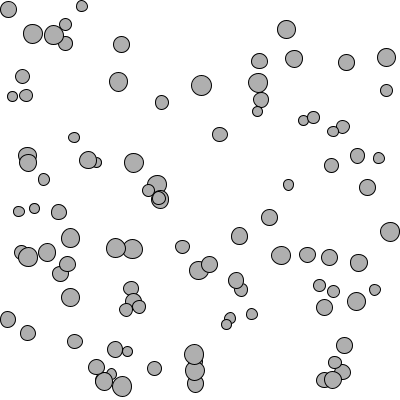
Frame 1 (no input)
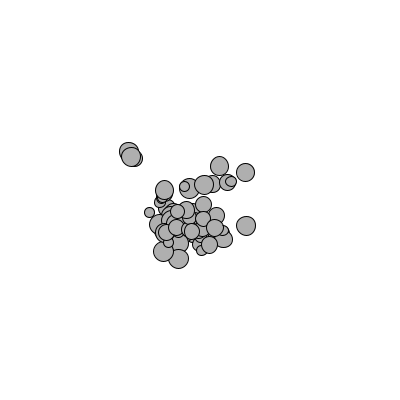
Frame 60 (the mouse pressed at the canvas centre just before this capture)
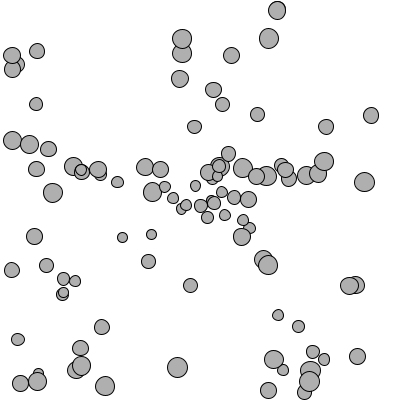
Frame 120 (the mouse held since frame 60 and released just before this capture)

The Processing sketch that drew these frames (run headless with seeded random() and noise(); from frame 60 on, the mouse is pressed at the canvas centre):

// Processing sketch: C2_4_motion_attraction
// ── C2_4_motion_attraction.pde
Mover[] movers = new Mover[100];

void setup() {
  size(400, 400);

  for (int i = 0; i < movers.length; i++) {
    movers[i] = new Mover(random(5, 10), random(width), random(height));
  }
}

void draw() {
  background(255);
  for (int i = 0; i < movers.length; i++ ) {
    for (int j = 0; j < movers.length; j++ ) { 
      if (i != j) {
        PVector force = movers[j].attract(movers[i]);
        movers[i].applyForce(force);
      }
    }
    movers[i].bounce();//边缘反弹
    movers[i].update();
    movers[i].display();
  }
}
// ── Mover.pde
class Mover {
  PVector loc;
  PVector v;
  PVector a;

  float mass;
  float r;
  float G = 0.1;

  Mover(float rr, float p_x, float p_y) {
    mass = rr;
    r = rr;

    loc = new PVector(p_x, p_y);
    v = new PVector(0, 0);
    a = new PVector(0, 0);
  }

  void update() {
    v.add(a);
    loc.add(v);
    a.mult(0);
  }

  void display() {
    stroke(0);
    fill(175);
    ellipse(loc.x, loc.y, r*2, r*2);
  }

  void applyForce(PVector force) {
    PVector f = PVector.div(force, mass);
    a.add(f);
  }

  void bounce() {
    if (loc.x-r < 0) {
      loc.x = r;
      v.x = v.x*-1;
    } else if (loc.x+r > width) {
      loc.x = width-r;
      v.x = v.x*-1;
    }
    if (loc.y-r < 0) {
      loc.y = r;
      v.y = v.y*-1;
    } else if (loc.y+r > height) {
      loc.y = height-r;
      v.y = v.y*-1;
    }
  }

  PVector attract(Mover m) {
    PVector force = PVector.sub(loc, m.loc);
    float distance = force.mag();
    distance = constrain(distance, 5.0, 25.0);
    force.normalize();

    float strength = (G*mass*mass)/(distance*distance);
    force.mult(strength);
    return force;
  }
}
